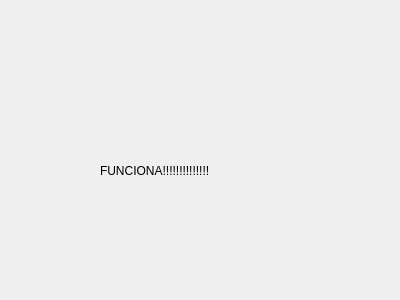
<?xml version="1.0" encoding="UTF-8"?>
<ui version="4.0">
 <class>Form</class>
 <widget class="QWidget" name="Form">
  <property name="geometry">
   <rect>
    <x>0</x>
    <y>0</y>
    <width>400</width>
    <height>300</height>
   </rect>
  </property>
  <property name="windowTitle">
   <string>Form</string>
  </property>
  <widget class="QLabel" name="label">
   <property name="geometry">
    <rect>
     <x>100</x>
     <y>110</y>
     <width>221</width>
     <height>121</height>
    </rect>
   </property>
   <property name="text">
    <string>FUNCIONA!!!!!!!!!!!!!!</string>
   </property>
  </widget>
 </widget>
 <resources/>
 <connections/>
</ui>
